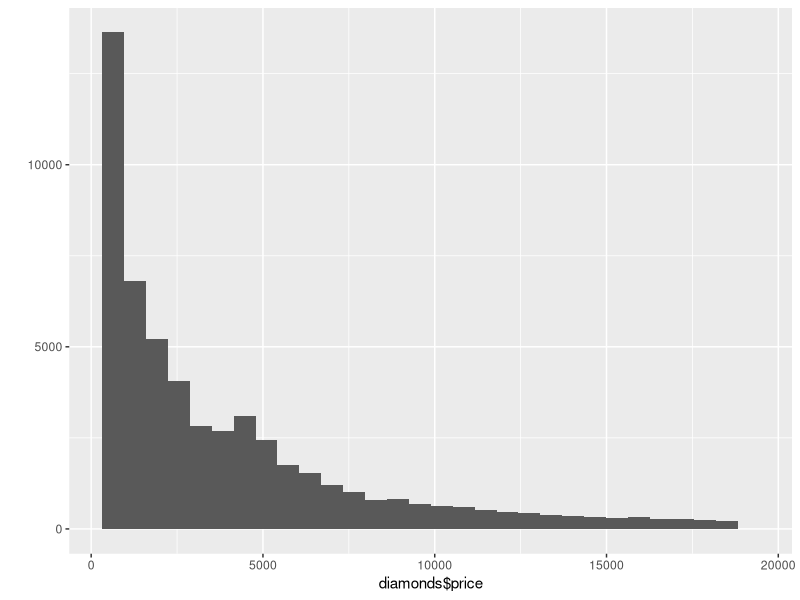
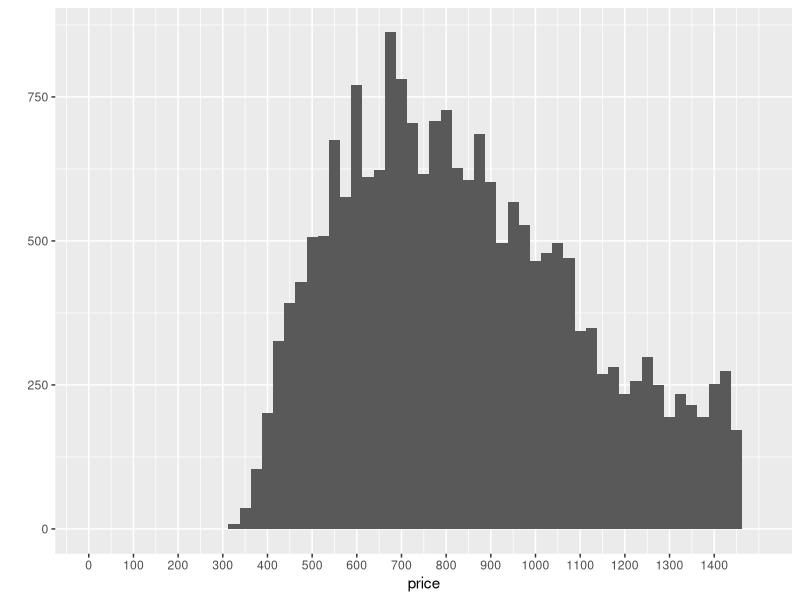
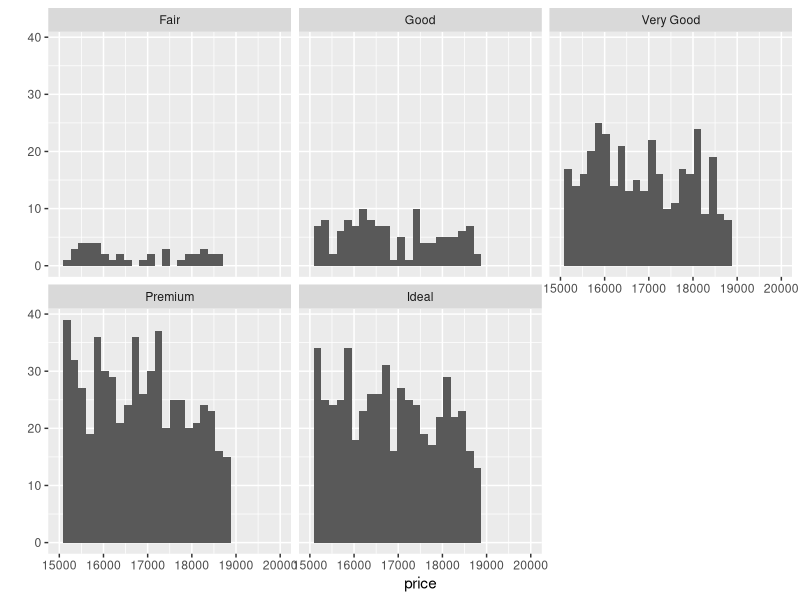
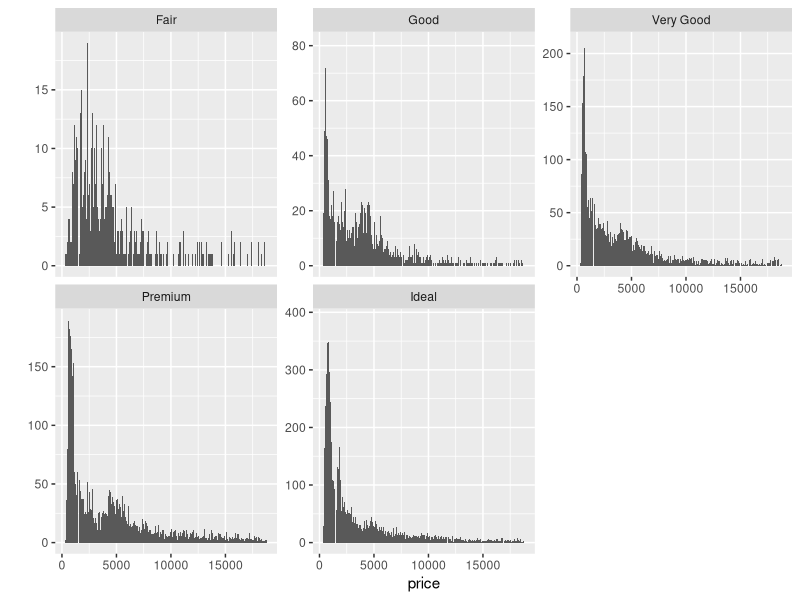

R code for these plots, in order: (Note: this script raises an error after producing the figures.)
library(ggplot2)
data(diamonds)

dim(diamonds)
names(diamonds$color)
lapply(diamonds, is.ordered)
levels(diamonds$color)

qplot(diamonds$price, data=diamonds)

qplot(x = price, data = diamonds, binwidth = 25) +
  scale_x_continuous(limits = c(0,1500), breaks = seq(0, 1400, 100))

qplot(x = price, data = diamonds) +
  facet_wrap(~cut) +
  scale_x_continuous(limits = c(15000, 20000))

subset(diamonds, diamonds$price == max(diamonds$price))

subset(diamonds, diamonds$price == min(diamonds$price))

qplot(x = price, data = diamonds, binwidth = 25) + 
  facet_wrap(~cut, scales="free_y")

qplot(x = price/carat, data = diamonds) +
  + facet_wrap(~cut)
  + scale_x_log10()

qplot(x = cut, y = price/carat, data = diamonds, geom="boxplot")

qplot(x = color, y = price/carat, data = diamonds, geom = "boxplot") 

by(diamonds$price, diamonds$color, summary)

qplot(x = carat, y = ..count.., data = diamonds, geom = 'freqpoly', binwidth = .01) +
  scale_x_continuous(breaks=seq(0, 10, .1))

